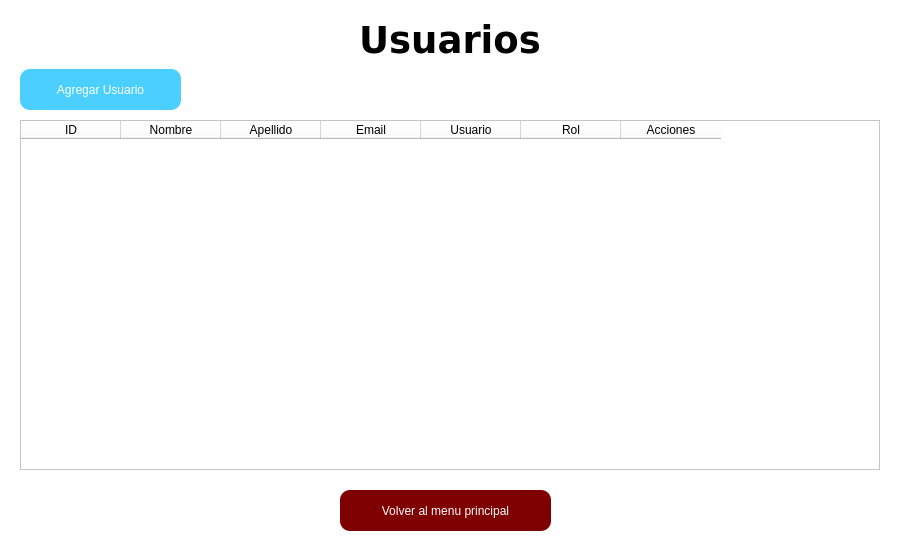
<?xml version="1.0" encoding="UTF-8"?>
<ui version="4.0">
 <class>UserTableForm</class>
 <widget class="QDialog" name="UserTableForm">
  <property name="geometry">
   <rect>
    <x>0</x>
    <y>0</y>
    <width>900</width>
    <height>550</height>
   </rect>
  </property>
  <property name="windowTitle">
   <string>S R B | Usuarios</string>
  </property>
  <property name="windowIcon">
   <iconset>
    <normaloff>../../../public/img/icon-SRB.png</normaloff>../../../public/img/icon-SRB.png</iconset>
  </property>
  <property name="styleSheet">
   <string>background-color: rgb(255, 255, 255);</string>
  </property>
  <widget class="QLabel" name="labelTitle">
   <property name="geometry">
    <rect>
     <x>20</x>
     <y>20</y>
     <width>860</width>
     <height>40</height>
    </rect>
   </property>
   <property name="font">
    <font>
     <family>Verdana</family>
     <pointsize>28</pointsize>
     <weight>75</weight>
     <bold>true</bold>
    </font>
   </property>
   <property name="text">
    <string>Usuarios</string>
   </property>
   <property name="alignment">
    <set>Qt::AlignCenter</set>
   </property>
  </widget>
  <widget class="QPushButton" name="btnAgregarUsuario">
   <property name="geometry">
    <rect>
     <x>20</x>
     <y>69</y>
     <width>161</width>
     <height>41</height>
    </rect>
   </property>
   <property name="styleSheet">
    <string notr="true">font: 700 10pt &quot;Verdana&quot;;
background-color: rgb(75, 207, 255);
color: rgb(255, 255, 255);
border-radius: 10px;
padding: 10px;</string>
   </property>
   <property name="text">
    <string>Agregar Usuario</string>
   </property>
  </widget>
  <widget class="QTableWidget" name="tableUsers">
   <property name="geometry">
    <rect>
     <x>20</x>
     <y>120</y>
     <width>860</width>
     <height>350</height>
    </rect>
   </property>
   <property name="font">
    <font>
     <family>Verdana</family>
     <pointsize>9</pointsize>
    </font>
   </property>
   <property name="rowCount">
    <number>0</number>
   </property>
   <property name="columnCount">
    <number>7</number>
   </property>
   <column>
    <property name="text">
     <string>ID</string>
    </property>
   </column>
   <column>
    <property name="text">
     <string>Nombre</string>
    </property>
   </column>
   <column>
    <property name="text">
     <string>Apellido</string>
    </property>
   </column>
   <column>
    <property name="text">
     <string>Email</string>
    </property>
   </column>
   <column>
    <property name="text">
     <string>Usuario</string>
    </property>
   </column>
   <column>
    <property name="text">
     <string>Rol</string>
    </property>
   </column>
   <column>
    <property name="text">
     <string>Acciones</string>
    </property>
   </column>
  </widget>
  <widget class="QPushButton" name="btnCerrar">
   <property name="geometry">
    <rect>
     <x>340</x>
     <y>490</y>
     <width>211</width>
     <height>41</height>
    </rect>
   </property>
   <property name="styleSheet">
    <string notr="true">color: rgb(255, 255, 255);
font: 700 10pt &quot;Verdana&quot;;
background-color: rgb(127, 0, 0);
padding: 10px;
border-radius: 10px;
</string>
   </property>
   <property name="text">
    <string>Volver al menu principal</string>
   </property>
  </widget>
  <widget class="QLabel" name="lb_image_3">
   <property name="geometry">
    <rect>
     <x>740</x>
     <y>10</y>
     <width>141</width>
     <height>101</height>
    </rect>
   </property>
   <property name="styleSheet">
    <string notr="true"/>
   </property>
   <property name="text">
    <string/>
   </property>
   <property name="pixmap">
    <pixmap>../../../public/img/logo-SRB.png</pixmap>
   </property>
   <property name="scaledContents">
    <bool>true</bool>
   </property>
   <property name="alignment">
    <set>Qt::AlignCenter</set>
   </property>
  </widget>
 </widget>
 <resources/>
 <connections/>
</ui>
